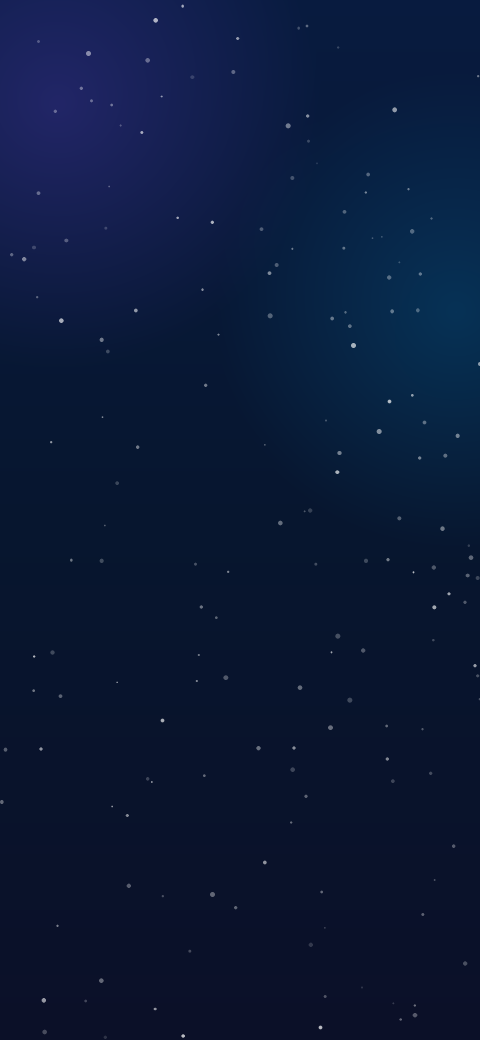
#> input picture assets/splash-background.png, 1440 x 3120 px (shown at 1/3 size); its folder holds only this picture in this run
$ python ember_prep_sprites.py
#> lines starting #> are read from the running program, lines starting #| are printed output that depends on the picture; after the words box and inside, x2 and y2 are one past the last pixel; in counts of white or black regions, pixels touching at a corner belong together
#!/usr/bin/env python3
"""Prep the Hunter-Gatherer sprite pack for Ember.

The pack is already RGBA with backgrounds removed, but the sprites are 1254x1254
with large transparent margins (wrong anchoring/scale) and ~223MB total (too heavy
for the app). This makes them game-ready:
  1. (rare) remove a still-solid background via border flood-fill (only if corners
     are near-opaque, alpha>200 — leaves intentional translucent overlays alone),
  2. kill faint alpha dust (alpha<6 -> 0),
  3. auto-crop to the alpha bounding box (+small pad) so the sprite anchors/scales right,
  4. downscale so the longest edge <= TARGET (LANCZOS),
  5. flatten into assets/ember/sprites/<name>.png (category-prefixed names kept).

Usage: python3 tools/ember_prep_sprites.py
"""
import glob, os, sys
import numpy as np
from PIL import Image
from scipy import ndimage

SRC = "/Users/Sahu/Downloads/hunter_gatherer_sprite_pack_v1/assets"
DST = "/Users/Sahu/Desktop/Work/GlutaFam/assets/ember/sprites"
TARGET = 512          # max longest edge after downscale
ALPHA_DUST = 6        # alpha <= this -> fully transparent
ALPHA_BBOX = 12       # alpha > this counts as content for the crop bbox
PAD = 4               # px padding around the cropped content

os.makedirs(DST, exist_ok=True)

def remove_solid_bg(im):
    """Flood-fill the border-connected near-corner-colour region to transparent.
    Only called when corners are near-opaque (a real baked bg)."""
    arr = np.array(im)  # HxWx4
    rgb = arr[:, :, :3].astype(np.int16)
    h, w = arr.shape[:2]
    corners = np.array([arr[0, 0, :3], arr[0, w-1, :3], arr[h-1, 0, :3], arr[h-1, w-1, :3]], dtype=np.int16)
    bg = np.median(corners, axis=0)
    dist = np.abs(rgb - bg).sum(axis=2)
    near_bg = dist < 40
    # keep only the bg-coloured region connected to the image border
    lbl, n = ndimage.label(near_bg)
    border = set(lbl[0, :]).union(lbl[-1, :]).union(lbl[:, 0]).union(lbl[:, -1]) - {0}
    bg_mask = np.isin(lbl, list(border))
    arr[bg_mask, 3] = 0
    return Image.fromarray(arr, "RGBA")

def prep(path):
    im = Image.open(path).convert("RGBA")
    w, h = im.size
    a = im.split()[3]
    corners = [a.getpixel((1, 1)), a.getpixel((w-2, 1)), a.getpixel((1, h-2)), a.getpixel((w-2, h-2))]
    removed = False
    if min(corners) > 200:            # a genuine still-solid baked background
        im = remove_solid_bg(im); removed = True
    arr = np.array(im)
    arr[arr[:, :, 3] <= ALPHA_DUST, 3] = 0     # kill dust/halo
    # autocrop to alpha bbox
    ys, xs = np.where(arr[:, :, 3] > ALPHA_BBOX)
    if len(xs) == 0:
        return None, removed, "empty-after-alpha"
    x0, x1, y0, y1 = xs.min(), xs.max(), ys.min(), ys.max()
    x0 = max(0, x0 - PAD); y0 = max(0, y0 - PAD)
    x1 = min(arr.shape[1]-1, x1 + PAD); y1 = min(arr.shape[0]-1, y1 + PAD)
    im = Image.fromarray(arr, "RGBA").crop((x0, y0, x1+1, y1+1))
    # downscale
    cw, ch = im.size
    scale = TARGET / max(cw, ch)
    if scale < 1.0:
        im = im.resize((max(1, round(cw*scale)), max(1, round(ch*scale))), Image.LANCZOS)
    return im, removed, f"{w}x{h}->{im.size[0]}x{im.size[1]}"

def main():
    files = sorted(glob.glob(os.path.join(SRC, "**", "*.png"), recursive=True))
    n_removed = n_ok = 0
    for f in files:
        name = os.path.basename(f)
        im, removed, info = prep(f)
#> in prep, `a = im.split()[3]`: a: PIL image 1440x3120 L; every value is 255
#> in prep, `corners = [a.getpixel((1, 1)), a.getpixel((w-2, 1)), a.getpixel((1, h-..`: corners = [255, 255, 255, 255]
#> in remove_solid_bg, `corners = np.array([arr[0, 0, :3], arr[0, w-1, :3], arr[h-1, 0, :3], a..`: corners = [[22, 33, 86], [8, 27, 63], [11, 16, 40], [11, 16, 40]]
#> in remove_solid_bg, `bg = np.median(corners, axis=0)`: bg = [11, 21.5, 51.5]
#> in remove_solid_bg, `dist = np.abs(rgb - bg).sum(axis=2)`:
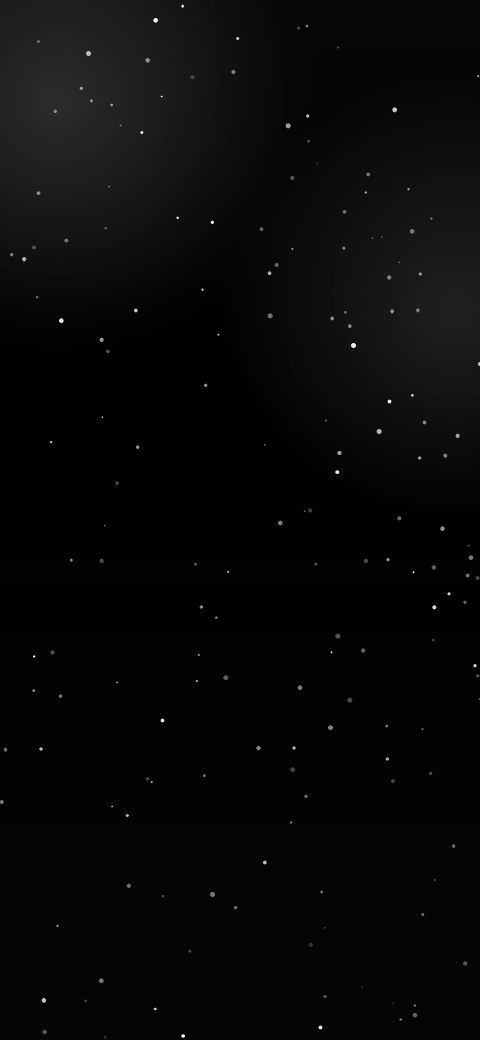
#> dist: shape (3120, 1440) float64 (shown at 1/3 size); min 6, max 486, mean 22.2; drawn with min black and max white
#> in remove_solid_bg, `near_bg = dist < 40`:
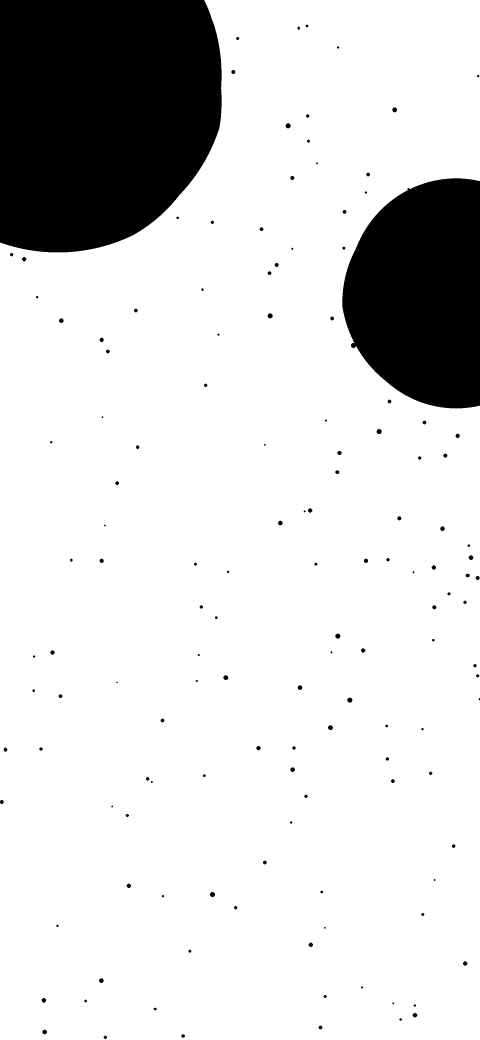
#> near_bg: shape (3120, 1440) bool (shown at 1/3 size); 84.7% white; 139 black regions (1 under 20 px), largest, box (x1, y1, x2, y2) and area: (0, 0, 665, 757) 446366, (1027, 535, 1440, 1225) 230085, (857, 370, 872, 385) 177
#> in remove_solid_bg, `lbl, n = ndimage.label(near_bg)`:
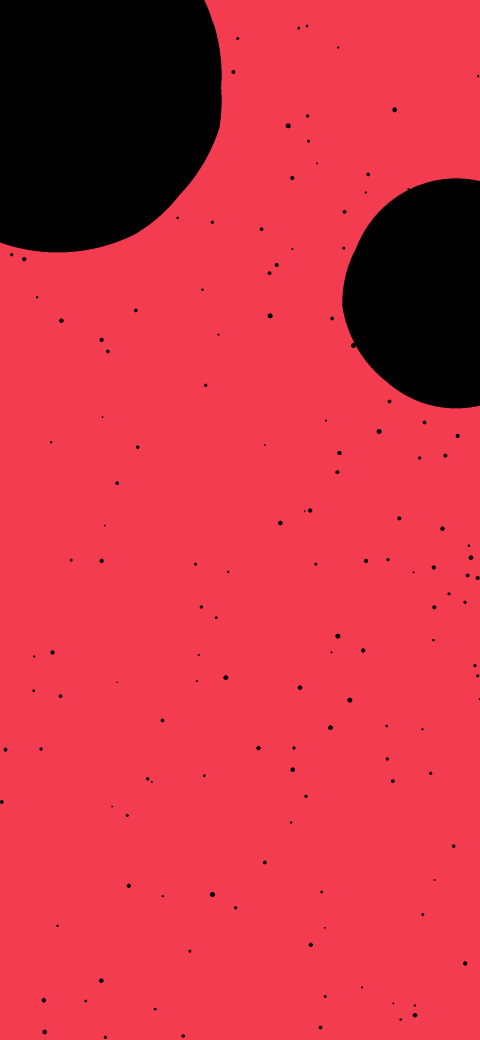
#> lbl: shape (3120, 1440) int32 (shown at 1/3 size); 3 distinct labels, from 0 to 2; one colour per label, 0 black
#> in remove_solid_bg, `lbl, n = ndimage.label(near_bg)`: n = 2
#> in remove_solid_bg, `border = set(lbl[0, :]).union(lbl[-1, :]).union(lbl[:, 0]).union(lbl[:..`: border = 1 item
#> in remove_solid_bg, `bg_mask = np.isin(lbl, list(border))`: bg_mask: shape (3120, 1440) bool; 84.7% white; 139 black regions (1 under 20 px), largest, box (x1, y1, x2, y2) and area: (0, 0, 665, 757) 446366, (1027, 535, 1440, 1225) 230086, (857, 370, 872, 385) 177
#> in remove_solid_bg, `arr[bg_mask, 3] = 0`:
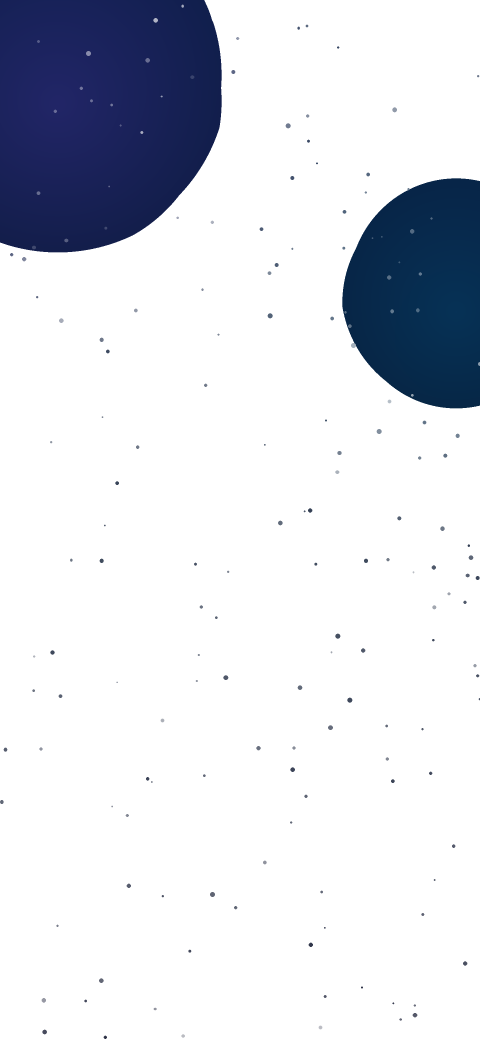
#> arr: shape (3120, 1440, 4) (shown at 1/3 size); mean R, G, B, A 10.6, 24.8, 55.4, 39; transparent parts drawn white
#> in prep, `x0, x1, y0, y1 = xs.min(), xs.max(), ys.min(), ys.max()`: x0 = 0; x1 = 1439; y0 = 0; y1 = 3116
#> in prep, `y1 = min(arr.shape[0] - 1, y1 + PAD)`: y1 = 3119
#> in prep, `im = im.resize((max(1, round(cw*scale)), max(1, round(ch*scale))), Ima..`:
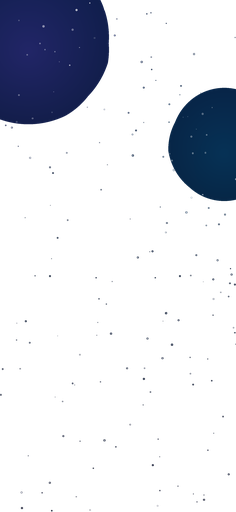
#> im: PIL image 236x512 RGBA; mean R, G, B, A 4.4, 7.4, 15.1, 39.1; transparent parts drawn white
#> removed = True; info = '1440x3120->236x512'
        if im is None:
            print("SKIP", name, info); continue
        im.save(os.path.join(DST, name), optimize=True)
        n_ok += 1
        if removed: n_removed += 1
    out_files = glob.glob(os.path.join(DST, "*.png"))
    total = sum(os.path.getsize(p) for p in out_files)
    print(f"\nDONE: {n_ok} sprites -> {DST}")
    print(f"  bg-removed (flood-fill): {n_removed}")
    print(f"  output total size: {total/1e6:.1f} MB ({len(out_files)} files)")

if __name__ == "__main__":
    main()
